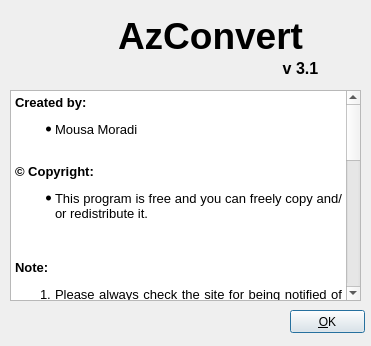
<?xml version="1.0" encoding="UTF-8"?>
<ui version="4.0">
 <class>AboutDialog</class>
 <widget class="QDialog" name="AboutDialog">
  <property name="geometry">
   <rect>
    <x>0</x>
    <y>0</y>
    <width>371</width>
    <height>346</height>
   </rect>
  </property>
  <property name="windowTitle">
   <string>About AzConvert</string>
  </property>
  <property name="modal">
   <bool>true</bool>
  </property>
  <widget class="QPushButton" name="btnOk">
   <property name="geometry">
    <rect>
     <x>290</x>
     <y>310</y>
     <width>75</width>
     <height>23</height>
    </rect>
   </property>
   <property name="text">
    <string>&amp;OK</string>
   </property>
  </widget>
  <widget class="QLabel" name="label">
   <property name="geometry">
    <rect>
     <x>100</x>
     <y>10</y>
     <width>221</width>
     <height>51</height>
    </rect>
   </property>
   <property name="font">
    <font>
     <pointsize>28</pointsize>
     <weight>75</weight>
     <bold>true</bold>
    </font>
   </property>
   <property name="text">
    <string>AzConvert</string>
   </property>
   <property name="alignment">
    <set>Qt::AlignCenter</set>
   </property>
  </widget>
  <widget class="QLabel" name="label_2">
   <property name="geometry">
    <rect>
     <x>250</x>
     <y>60</y>
     <width>101</width>
     <height>16</height>
    </rect>
   </property>
   <property name="font">
    <font>
     <pointsize>12</pointsize>
     <weight>75</weight>
     <bold>true</bold>
    </font>
   </property>
   <property name="text">
    <string>v 3.1</string>
   </property>
   <property name="alignment">
    <set>Qt::AlignCenter</set>
   </property>
  </widget>
  <widget class="QTextBrowser" name="textBrowser">
   <property name="geometry">
    <rect>
     <x>10</x>
     <y>90</y>
     <width>351</width>
     <height>211</height>
    </rect>
   </property>
   <property name="undoRedoEnabled">
    <bool>true</bool>
   </property>
   <property name="html">
    <string>&lt;!DOCTYPE HTML PUBLIC &quot;-//W3C//DTD HTML 4.0//EN&quot; &quot;http://www.w3.org/TR/REC-html40/strict.dtd&quot;&gt;
&lt;html&gt;&lt;head&gt;&lt;meta name=&quot;qrichtext&quot; content=&quot;1&quot; /&gt;&lt;style type=&quot;text/css&quot;&gt;
p, li { white-space: pre-wrap; }
&lt;/style&gt;&lt;/head&gt;&lt;body style=&quot; font-family:'MS Shell Dlg 2'; font-size:8.25pt; font-weight:400; font-style:normal;&quot;&gt;
&lt;p align=&quot;justify&quot; style=&quot; margin-top:0px; margin-bottom:0px; margin-left:0px; margin-right:0px; -qt-block-indent:0; text-indent:0px;&quot;&gt;&lt;span style=&quot; font-size:10pt; font-weight:600;&quot;&gt;Created by:&lt;/span&gt;&lt;/p&gt;
&lt;ul style=&quot;-qt-list-indent: 1;&quot;&gt;&lt;li style=&quot; font-size:10pt;&quot; align=&quot;justify&quot; style=&quot; margin-top:12px; margin-bottom:12px; margin-left:0px; margin-right:0px; -qt-block-indent:0; text-indent:0px;&quot;&gt;Mousa Moradi&lt;/li&gt;&lt;/ul&gt;
&lt;p align=&quot;justify&quot; style=&quot;-qt-paragraph-type:empty; margin-top:0px; margin-bottom:0px; margin-left:0px; margin-right:0px; -qt-block-indent:0; text-indent:0px; font-size:10pt;&quot;&gt;&lt;/p&gt;
&lt;p align=&quot;justify&quot; style=&quot; margin-top:0px; margin-bottom:0px; margin-left:0px; margin-right:0px; -qt-block-indent:0; text-indent:0px;&quot;&gt;&lt;span style=&quot; font-size:10pt; font-weight:600;&quot;&gt;© Copyright:&lt;/span&gt;&lt;/p&gt;
&lt;ul style=&quot;-qt-list-indent: 1;&quot;&gt;&lt;li style=&quot; font-size:10pt;&quot; align=&quot;justify&quot; style=&quot; margin-top:12px; margin-bottom:12px; margin-left:0px; margin-right:0px; -qt-block-indent:0; text-indent:0px;&quot;&gt;This program is free and you can freely copy and/or redistribute it.&lt;/li&gt;&lt;/ul&gt;
&lt;p align=&quot;justify&quot; style=&quot;-qt-paragraph-type:empty; margin-top:12px; margin-bottom:12px; margin-left:0px; margin-right:0px; -qt-block-indent:0; text-indent:0px; font-size:10pt;&quot;&gt;&lt;/p&gt;
&lt;p align=&quot;justify&quot; style=&quot; margin-top:12px; margin-bottom:12px; margin-left:0px; margin-right:0px; -qt-block-indent:0; text-indent:0px;&quot;&gt;&lt;span style=&quot; font-size:10pt; font-weight:600;&quot;&gt;Note:&lt;/span&gt;&lt;/p&gt;
&lt;ol style=&quot;-qt-list-indent: 1;&quot;&gt;&lt;li style=&quot; font-size:10pt;&quot; align=&quot;justify&quot; style=&quot; margin-top:12px; margin-bottom:12px; margin-left:0px; margin-right:0px; -qt-block-indent:0; text-indent:0px;&quot;&gt;Please always check the site for being notified of new releasese&lt;/li&gt;
&lt;li style=&quot; font-size:10pt;&quot; align=&quot;justify&quot; style=&quot; margin-top:12px; margin-bottom:12px; margin-left:0px; margin-right:0px; -qt-block-indent:0; text-indent:0px;&quot;&gt;Every help, suggestion, ideo, or ... is appreciated. You can cantact us by email or website.&lt;/li&gt;&lt;/ol&gt;
&lt;p align=&quot;justify&quot; style=&quot;-qt-paragraph-type:empty; margin-top:12px; margin-bottom:12px; margin-left:0px; margin-right:0px; -qt-block-indent:0; text-indent:0px; font-size:10pt;&quot;&gt;&lt;/p&gt;
&lt;p align=&quot;justify&quot; style=&quot; margin-top:12px; margin-bottom:12px; margin-left:0px; margin-right:0px; -qt-block-indent:0; text-indent:0px;&quot;&gt;&lt;span style=&quot; font-size:10pt; font-weight:600;&quot;&gt;Contact us:&lt;/span&gt;&lt;/p&gt;
&lt;ul style=&quot;-qt-list-indent: 1;&quot;&gt;&lt;li style=&quot; font-size:10pt;&quot; align=&quot;justify&quot; style=&quot; margin-top:12px; margin-bottom:0px; margin-left:0px; margin-right:0px; -qt-block-indent:0; text-indent:0px;&quot;&gt;email: 	&lt;a href=&quot;mailto:mousamk@gmail.com&quot;&gt;&lt;span style=&quot; text-decoration: underline; color:#0000ff;&quot;&gt;mousamk@gmail.com&lt;/span&gt;&lt;/a&gt;&lt;/li&gt;
&lt;li style=&quot; font-size:10pt;&quot; align=&quot;justify&quot; style=&quot; margin-top:0px; margin-bottom:12px; margin-left:0px; margin-right:0px; -qt-block-indent:0; text-indent:0px;&quot;&gt;website: 	&lt;a href=&quot;http://azconvert.azeriblog.com&quot;&gt;&lt;span style=&quot; text-decoration: underline; color:#0000ff;&quot;&gt;http://azconvert.sourceforge.net&lt;/span&gt;&lt;/a&gt;&lt;/li&gt;&lt;/ul&gt;
&lt;p align=&quot;justify&quot; style=&quot;-qt-paragraph-type:empty; margin-top:12px; margin-bottom:12px; margin-left:0px; margin-right:0px; -qt-block-indent:0; text-indent:0px; font-size:10pt;&quot;&gt;&lt;/p&gt;
&lt;p align=&quot;justify&quot; style=&quot; margin-top:12px; margin-bottom:12px; margin-left:0px; margin-right:0px; -qt-block-indent:0; text-indent:0px;&quot;&gt;&lt;span style=&quot; font-size:10pt; font-weight:600;&quot;&gt;Especial thanks to:&lt;/span&gt;&lt;/p&gt;
&lt;ul style=&quot;-qt-list-indent: 1;&quot;&gt;&lt;li style=&quot; font-size:10pt;&quot; align=&quot;justify&quot; style=&quot; margin-top:12px; margin-bottom:12px; margin-left:0px; margin-right:0px; -qt-block-indent:0; text-indent:0px;&quot;&gt;Samir Shagavatov &lt;span style=&quot; font-size:8pt; color:#00aa00;&quot;&gt;(For his help about translating algorithms and other supports)&lt;/span&gt;&lt;/li&gt;
&lt;li style=&quot; font-size:10pt;&quot; align=&quot;justify&quot; style=&quot; margin-top:12px; margin-bottom:12px; margin-left:0px; margin-right:0px; -qt-block-indent:0; text-indent:0px;&quot;&gt;(Park Avenue 1932) &lt;span style=&quot; font-size:8pt; color:#00aa00;&quot;&gt;(For preparing the beautiful icon set for AzConvert)&lt;/span&gt;&lt;/li&gt;
&lt;li style=&quot; font-size:10pt;&quot; align=&quot;justify&quot; style=&quot; margin-top:12px; margin-bottom:12px; margin-left:0px; margin-right:0px; -qt-block-indent:0; text-indent:0px;&quot;&gt;Roozbeh Pournader &amp;amp; Mohammad Toossi &lt;span style=&quot; font-size:8pt; color:#00aa00;&quot;&gt;(For their great code on converting Gregorian calendar to Jalali calendar and vice versa.)&lt;/span&gt;&lt;/li&gt;&lt;/ul&gt;
&lt;ul style=&quot;-qt-list-indent: 1;&quot;&gt;&lt;li style=&quot; font-size:10pt;&quot; align=&quot;justify&quot; style=&quot; margin-top:12px; margin-bottom:12px; margin-left:0px; margin-right:0px; -qt-block-indent:0; text-indent:0px;&quot;&gt;Nigar Xiyavi, Lale Javanshir, S. Heydar Bayat, Isiq Sonmez, Xatire Ferecli &amp;amp; ... &lt;span style=&quot; font-size:8pt; color:#00aa00;&quot;&gt;(For their great support and feed back about AzConvert)&lt;/span&gt;&lt;/li&gt;
&lt;li style=&quot; font-size:10pt;&quot; align=&quot;justify&quot; style=&quot; margin-top:12px; margin-bottom:12px; margin-left:0px; margin-right:0px; -qt-block-indent:0; text-indent:0px;&quot;&gt;Haavard Nord, Eirik Chambre-Eng and their wives &lt;span style=&quot; font-size:8pt; color:#00aa00;&quot;&gt;(For creating the wonderful C++ framework, Qt!)&lt;/span&gt;&lt;/li&gt;
&lt;li style=&quot; font-size:10pt;&quot; align=&quot;justify&quot; style=&quot; margin-top:12px; margin-bottom:12px; margin-left:0px; margin-right:0px; -qt-block-indent:0; text-indent:0px;&quot;&gt;You! &lt;span style=&quot; font-size:8pt; color:#00aa00;&quot;&gt;(For using AzConvert)&lt;/span&gt;&lt;/li&gt;&lt;/ul&gt;&lt;/body&gt;&lt;/html&gt;</string>
   </property>
  </widget>
  <widget class="QLabel" name="label_3">
   <property name="geometry">
    <rect>
     <x>16</x>
     <y>7</y>
     <width>71</width>
     <height>71</height>
    </rect>
   </property>
   <property name="text">
    <string/>
   </property>
   <property name="pixmap">
    <pixmap resource="azc_res.qrc">:/res/Convert.png</pixmap>
   </property>
   <property name="scaledContents">
    <bool>true</bool>
   </property>
  </widget>
 </widget>
 <resources>
  <include location="azc_res.qrc"/>
 </resources>
 <connections>
  <connection>
   <sender>btnOk</sender>
   <signal>clicked()</signal>
   <receiver>AboutDialog</receiver>
   <slot>reject()</slot>
   <hints>
    <hint type="sourcelabel">
     <x>444</x>
     <y>318</y>
    </hint>
    <hint type="destinationlabel">
     <x>249</x>
     <y>190</y>
    </hint>
   </hints>
  </connection>
 </connections>
</ui>
